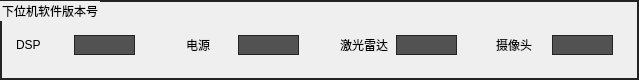
     <widget class="QGroupBox" name="groupBox_SoftwareVersion">
      <property name="geometry">
       <rect>
        <x>795</x>
        <y>433</y>
        <width>639</width>
        <height>80</height>
       </rect>
      </property>
      <property name="styleSheet">
       <string notr="true">QGroupBox {
  border: 1.5px solid rgb(36, 36, 36);
}</string>
      </property>
      <property name="title">
       <string>下位机软件版本号</string>
      </property>
      <widget class="QLabel" name="label_101">
       <property name="geometry">
        <rect>
         <x>16</x>
         <y>35</y>
         <width>68</width>
         <height>20</height>
        </rect>
       </property>
       <property name="minimumSize">
        <size>
         <width>68</width>
         <height>20</height>
        </size>
       </property>
       <property name="maximumSize">
        <size>
         <width>68</width>
         <height>20</height>
        </size>
       </property>
       <property name="text">
        <string>DSP</string>
       </property>
      </widget>
      <widget class="QLabel" name="label_102">
       <property name="enabled">
        <bool>true</bool>
       </property>
       <property name="geometry">
        <rect>
         <x>186</x>
         <y>35</y>
         <width>68</width>
         <height>20</height>
        </rect>
       </property>
       <property name="minimumSize">
        <size>
         <width>68</width>
         <height>20</height>
        </size>
       </property>
       <property name="maximumSize">
        <size>
         <width>68</width>
         <height>20</height>
        </size>
       </property>
       <property name="text">
        <string>电源</string>
       </property>
      </widget>
      <widget class="QLabel" name="label_103">
       <property name="geometry">
        <rect>
         <x>340</x>
         <y>35</y>
         <width>68</width>
         <height>20</height>
        </rect>
       </property>
       <property name="minimumSize">
        <size>
         <width>68</width>
         <height>20</height>
        </size>
       </property>
       <property name="maximumSize">
        <size>
         <width>68</width>
         <height>20</height>
        </size>
       </property>
       <property name="text">
        <string>激光雷达</string>
       </property>
      </widget>
      <widget class="QLabel" name="label_104">
       <property name="geometry">
        <rect>
         <x>496</x>
         <y>35</y>
         <width>68</width>
         <height>20</height>
        </rect>
       </property>
       <property name="minimumSize">
        <size>
         <width>68</width>
         <height>20</height>
        </size>
       </property>
       <property name="maximumSize">
        <size>
         <width>68</width>
         <height>20</height>
        </size>
       </property>
       <property name="text">
        <string>摄像头</string>
       </property>
      </widget>
      <widget class="QLabel" name="labelEdit_DSP">
       <property name="geometry">
        <rect>
         <x>74</x>
         <y>35</y>
         <width>61</width>
         <height>20</height>
        </rect>
       </property>
       <property name="styleSheet">
        <string notr="true">border: 1px solid rgb(36, 36, 36);        background: rgb(82, 82, 82);</string>
       </property>
       <property name="text">
        <string/>
       </property>
       <property name="alignment">
        <set>Qt::AlignCenter</set>
       </property>
      </widget>
      <widget class="QLabel" name="labelEdit_STM32">
       <property name="geometry">
        <rect>
         <x>238</x>
         <y>35</y>
         <width>61</width>
         <height>20</height>
        </rect>
       </property>
       <property name="styleSheet">
        <string notr="true">border: 1px solid rgb(36, 36, 36);        background: rgb(82, 82, 82);</string>
       </property>
       <property name="text">
        <string/>
       </property>
       <property name="alignment">
        <set>Qt::AlignCenter</set>
       </property>
      </widget>
      <widget class="QLabel" name="labelEdit_laser">
       <property name="geometry">
        <rect>
         <x>396</x>
         <y>35</y>
         <width>61</width>
         <height>20</height>
        </rect>
       </property>
       <property name="styleSheet">
        <string notr="true">border: 1px solid rgb(36, 36, 36);        background: rgb(82, 82, 82);</string>
       </property>
       <property name="text">
        <string/>
       </property>
       <property name="alignment">
        <set>Qt::AlignCenter</set>
       </property>
      </widget>
      <widget class="QLabel" name="labelEdit_642">
       <property name="geometry">
        <rect>
         <x>552</x>
         <y>35</y>
         <width>61</width>
         <height>20</height>
        </rect>
       </property>
       <property name="styleSheet">
        <string notr="true">border: 1px solid rgb(36, 36, 36);        background: rgb(82, 82, 82);</string>
       </property>
       <property name="text">
        <string/>
       </property>
       <property name="alignment">
        <set>Qt::AlignCenter</set>
       </property>
      </widget>
     </widget>
